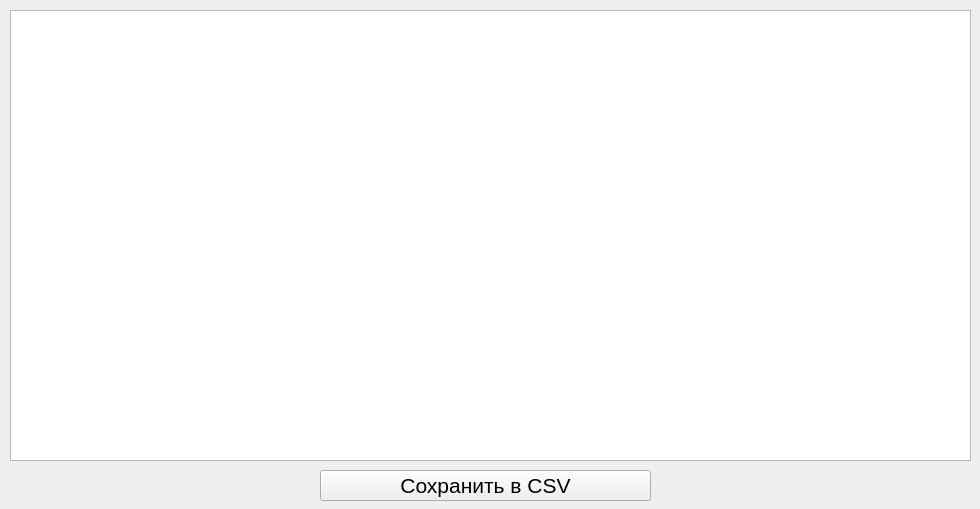
<?xml version="1.0" encoding="UTF-8"?>
<ui version="4.0">
 <class>ParsedWindow</class>
 <widget class="QWidget" name="ParsedWindow">
  <property name="geometry">
   <rect>
    <x>0</x>
    <y>0</y>
    <width>980</width>
    <height>509</height>
   </rect>
  </property>
  <property name="font">
   <font>
    <family>Arial</family>
   </font>
  </property>
  <property name="windowTitle">
   <string>Универсальный парсер</string>
  </property>
  <widget class="QTableWidget" name="result_product_list">
   <property name="geometry">
    <rect>
     <x>10</x>
     <y>10</y>
     <width>961</width>
     <height>451</height>
    </rect>
   </property>
   <property name="rowCount">
    <number>0</number>
   </property>
   <property name="columnCount">
    <number>0</number>
   </property>
   <attribute name="horizontalHeaderVisible">
    <bool>false</bool>
   </attribute>
   <attribute name="horizontalHeaderHighlightSections">
    <bool>true</bool>
   </attribute>
   <attribute name="verticalHeaderVisible">
    <bool>false</bool>
   </attribute>
  </widget>
  <widget class="QPushButton" name="pushButton">
   <property name="geometry">
    <rect>
     <x>320</x>
     <y>470</y>
     <width>331</width>
     <height>31</height>
    </rect>
   </property>
   <property name="font">
    <font>
     <pointsize>16</pointsize>
    </font>
   </property>
   <property name="text">
    <string>Сохранить в CSV</string>
   </property>
  </widget>
 </widget>
 <resources/>
 <connections/>
</ui>
